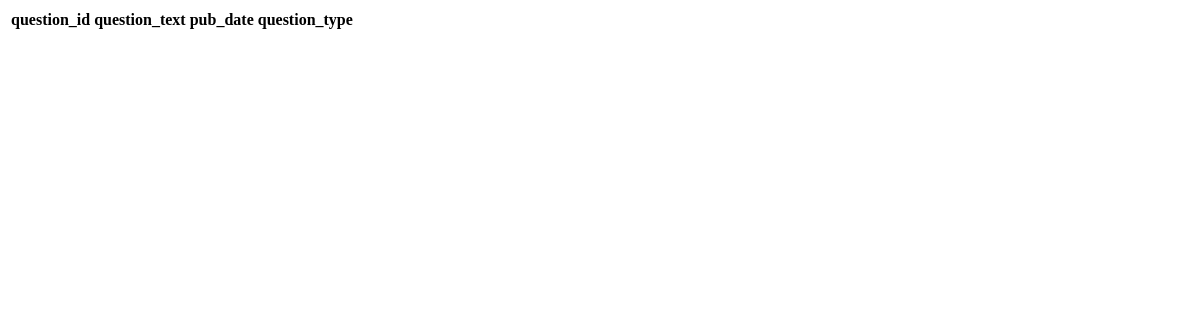
The page /polls/ on the database as committed earlier.
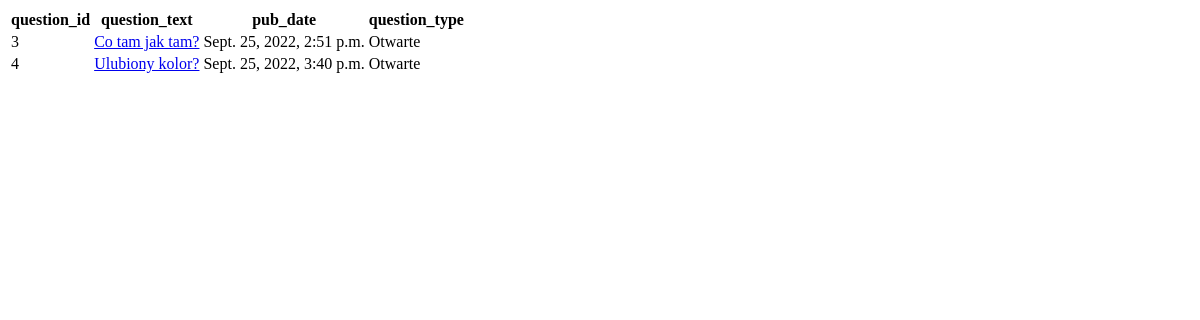
The same page on the database as committed later.
### polls/models.py (models this page shows, shortened)
class Question(models.Model):
    class QuestionType(models.TextChoices):
        CLOSED = "Zamknięte"
        OPEN = "Otwarte"
    question_text = models.CharField(max_length=200, null=True)
    question_type = models.CharField(max_length=200, choices=QuestionType.choices, default=QuestionType.CLOSED)
    pub_date = models.DateTimeField('date published')

### polls/views.py (the view)
# urls.py: path('', views.question_list, name='question_list'),
def question_list(request):
    questions = Question.objects.all()
    return render(request, 'polls/question_list.html', {'questions':questions})

### templates/polls/question_list.html
<!DOCTYPE html>
<html>
<body>
<div>
    <table>
    <tr>
        <th>question_id</th>
        <th>question_text</th>
        <th>pub_date</th>
        <th>question_type</th>
    </tr>
   {% for question in questions %}
        <tr>
            <td>{{ question.id }}</td>
            <td><a href="{% url 'polls:question_detail' question.id %}">{{ question.question_text }}</a></td>
            <td>{{ question.pub_date }}</td>
            <td>{{ question.question_type }}</td>
        </tr>
    {% endfor %}
    </table>
</div>
</body>
</html>

Rows that differ between the two databases and show on the page:
added Question: id "3", question_text "Co tam jak tam?", pub_date "Sept. 25, 2022, 2:51 p.m.", question_type "Otwarte"
added Question: id "4", question_text "Ulubiony kolor?", pub_date "Sept. 25, 2022, 3:40 p.m.", question_type "Otwarte"
